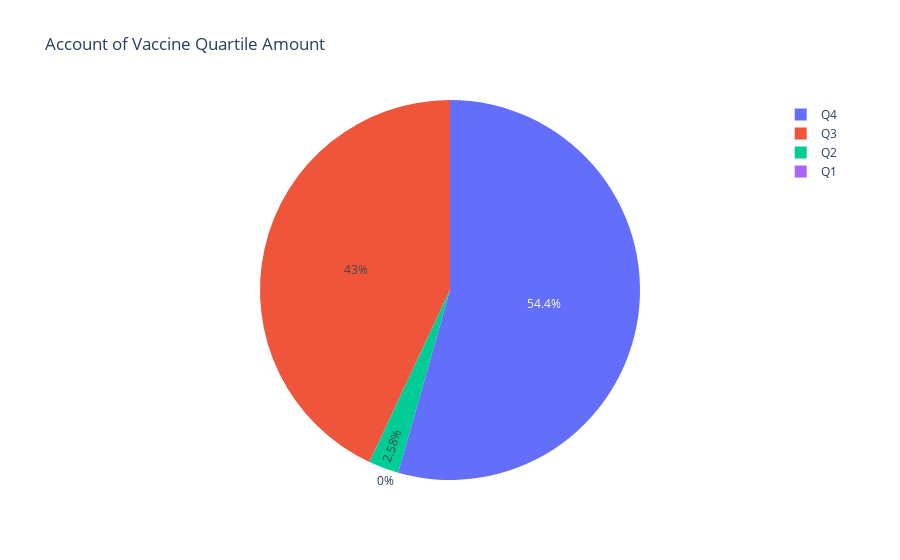

Here is the notebook cell this chart was saved with:
### Code cell
# Pie Chart Visual using calculated column : Vaccine Quartile

import plotly.express as px

pie_df = sdhpi_vaccine_join.groupby('Vaccine Quartile').count().reset_index()
pie_df = pie_df[pie_df['Vaccine Quartile'] != 'Unknown']

pie_chart = px.pie(pie_df, values='voting_pctile', names='Vaccine Quartile', 
    title= 'Account of Vaccine Quartile Amount <br><sup>')
pie_chart.show()
# pie_chart.write_image('Account of Vaccine Quartile Amount.pdf', engine = 'kaleido')

### Figure 1 — Plotly figure (JSON) as saved in the notebook; plotly's stock layout.template omitted (floating-point values rounded to 4 significant figures)
{"data": [{"domain": {"x": [0, 1], "y": [0, 1]}, "hovertemplate": "Vaccine Quartile=%{label}<br>voting_pctile=%{value}<extra></extra>", "labels": ["Q1", "Q2", "Q3", "Q4"], "legendgroup": "", "name": "", "showlegend": true, "type": "pie", "values": [0, 24, 401, 507]}], "layout": {"legend": {"tracegroupgap": 0}, "title": {"text": "Account of Vaccine Quartile Amount <br><sup>"}}}
